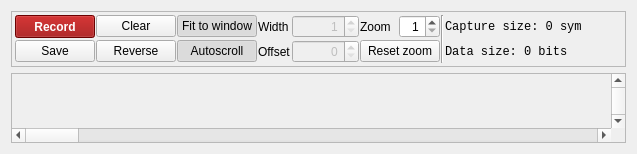
         <widget class="QWidget" name="tab_2">
          <attribute name="title">
           <string>Symbol stream</string>
          </attribute>
          <layout class="QGridLayout" name="gridLayout_2">
           <item row="1" column="0">
            <widget class="QFrame" name="frame_4">
             <property name="frameShape">
              <enum>QFrame::StyledPanel</enum>
             </property>
             <layout class="QGridLayout" name="gridLayout_5">
              <property name="leftMargin">
               <number>0</number>
              </property>
              <property name="topMargin">
               <number>0</number>
              </property>
              <property name="rightMargin">
               <number>0</number>
              </property>
              <property name="bottomMargin">
               <number>0</number>
              </property>
              <property name="spacing">
               <number>0</number>
              </property>
              <item row="0" column="0">
               <widget class="SymView" name="symView">
                <property name="sizePolicy">
                 <sizepolicy hsizetype="Preferred" vsizetype="Expanding">
                  <horstretch>0</horstretch>
                  <verstretch>0</verstretch>
                 </sizepolicy>
                </property>
               </widget>
              </item>
              <item row="0" column="1">
               <widget class="QScrollBar" name="symViewScrollBar">
                <property name="minimum">
                 <number>0</number>
                </property>
                <property name="maximum">
                 <number>0</number>
                </property>
                <property name="singleStep">
                 <number>1</number>
                </property>
                <property name="pageStep">
                 <number>0</number>
                </property>
                <property name="orientation">
                 <enum>Qt::Vertical</enum>
                </property>
                <property name="invertedControls">
                 <bool>true</bool>
                </property>
               </widget>
              </item>
              <item row="1" column="0">
               <widget class="QScrollBar" name="symViewHScrollBar">
                <property name="orientation">
                 <enum>Qt::Horizontal</enum>
                </property>
               </widget>
              </item>
             </layout>
            </widget>
           </item>
           <item row="0" column="0">
            <widget class="QFrame" name="frame_2">
             <property name="sizePolicy">
              <sizepolicy hsizetype="Preferred" vsizetype="Maximum">
               <horstretch>0</horstretch>
               <verstretch>0</verstretch>
              </sizepolicy>
             </property>
             <property name="minimumSize">
              <size>
               <width>0</width>
               <height>0</height>
              </size>
             </property>
             <property name="frameShape">
              <enum>QFrame::StyledPanel</enum>
             </property>
             <property name="frameShadow">
              <enum>QFrame::Raised</enum>
             </property>
             <layout class="QGridLayout" name="gridLayout_7">
              <property name="leftMargin">
               <number>3</number>
              </property>
              <property name="topMargin">
               <number>3</number>
              </property>
              <property name="rightMargin">
               <number>3</number>
              </property>
              <property name="bottomMargin">
               <number>3</number>
              </property>
              <property name="spacing">
               <number>1</number>
              </property>
              <item row="3" column="8">
               <widget class="QLabel" name="label_6">
                <property name="text">
                 <string>Offset</string>
                </property>
               </widget>
              </item>
              <item row="1" column="16">
               <spacer name="horizontalSpacer_3">
                <property name="orientation">
                 <enum>Qt::Horizontal</enum>
                </property>
                <property name="sizeHint" stdset="0">
                 <size>
                  <width>40</width>
                  <height>20</height>
                 </size>
                </property>
               </spacer>
              </item>
              <item row="3" column="15">
               <widget class="QLabel" name="dataSizeLabel">
                <property name="font">
                 <font>
                  <family>Monospace</family>
                 </font>
                </property>
                <property name="text">
                 <string>Data size: 0 bits</string>
                </property>
               </widget>
              </item>
              <item row="1" column="15">
               <widget class="QLabel" name="sizeLabel">
                <property name="minimumSize">
                 <size>
                  <width>0</width>
                  <height>0</height>
                 </size>
                </property>
                <property name="font">
                 <font>
                  <family>Monospace</family>
                 </font>
                </property>
                <property name="text">
                 <string>Capture size: 0 sym</string>
                </property>
               </widget>
              </item>
              <item row="1" column="1">
               <widget class="QPushButton" name="recordButton">
                <property name="sizePolicy">
                 <sizepolicy hsizetype="Minimum" vsizetype="Expanding">
                  <horstretch>0</horstretch>
                  <verstretch>0</verstretch>
                 </sizepolicy>
                </property>
                <property name="font">
                 <font>
                  <weight>75</weight>
                  <bold>true</bold>
                 </font>
                </property>
                <property name="styleSheet">
                 <string notr="true">background-color: #960000;
color: white;</string>
                </property>
                <property name="text">
                 <string>Record</string>
                </property>
                <property name="checkable">
                 <bool>true</bool>
                </property>
               </widget>
              </item>
              <item row="1" column="2">
               <widget class="QPushButton" name="clearButton">
                <property name="text">
                 <string>Clear</string>
                </property>
               </widget>
              </item>
              <item row="3" column="2">
               <widget class="QPushButton" name="reverseButton">
                <property name="text">
                 <string>Reverse</string>
                </property>
                <property name="checkable">
                 <bool>true</bool>
                </property>
               </widget>
              </item>
              <item row="3" column="9">
               <widget class="QSpinBox" name="offsetSpin">
                <property name="enabled">
                 <bool>false</bool>
                </property>
                <property name="alignment">
                 <set>Qt::AlignRight|Qt::AlignTrailing|Qt::AlignVCenter</set>
                </property>
                <property name="maximum">
                 <number>2000000000</number>
                </property>
               </widget>
              </item>
              <item row="1" column="4">
               <widget class="QPushButton" name="autoFitButton">
                <property name="text">
                 <string>Fit to window</string>
                </property>
                <property name="checkable">
                 <bool>true</bool>
                </property>
                <property name="checked">
                 <bool>true</bool>
                </property>
               </widget>
              </item>
              <item row="1" column="12" rowspan="3">
               <widget class="Line" name="line">
                <property name="orientation">
                 <enum>Qt::Vertical</enum>
                </property>
               </widget>
              </item>
              <item row="3" column="1">
               <widget class="QPushButton" name="saveButton">
                <property name="text">
                 <string>Save</string>
                </property>
               </widget>
              </item>
              <item row="1" column="8">
               <widget class="QLabel" name="label_5">
                <property name="text">
                 <string>Width</string>
                </property>
               </widget>
              </item>
              <item row="3" column="4">
               <widget class="QPushButton" name="autoScrollButton">
                <property name="text">
                 <string>Autoscroll</string>
                </property>
                <property name="checkable">
                 <bool>true</bool>
                </property>
                <property name="checked">
                 <bool>true</bool>
                </property>
               </widget>
              </item>
              <item row="1" column="9">
               <widget class="QSpinBox" name="widthSpin">
                <property name="enabled">
                 <bool>false</bool>
                </property>
                <property name="alignment">
                 <set>Qt::AlignRight|Qt::AlignTrailing|Qt::AlignVCenter</set>
                </property>
                <property name="minimum">
                 <number>1</number>
                </property>
                <property name="maximum">
                 <number>2000000000</number>
                </property>
               </widget>
              </item>
              <item row="1" column="10">
               <widget class="QLabel" name="label_9">
                <property name="text">
                 <string>Zoom</string>
                </property>
               </widget>
              </item>
              <item row="1" column="11">
               <widget class="QSpinBox" name="zoomSpin">
                <property name="alignment">
                 <set>Qt::AlignRight|Qt::AlignTrailing|Qt::AlignVCenter</set>
                </property>
                <property name="minimum">
                 <number>1</number>
                </property>
                <property name="maximum">
                 <number>50</number>
                </property>
               </widget>
              </item>
              <item row="3" column="10" colspan="2">
               <widget class="QPushButton" name="resetZoomButton">
                <property name="text">
                 <string>Reset zoom</string>
                </property>
               </widget>
              </item>
             </layout>
            </widget>
           </item>
          </layout>
         </widget>
